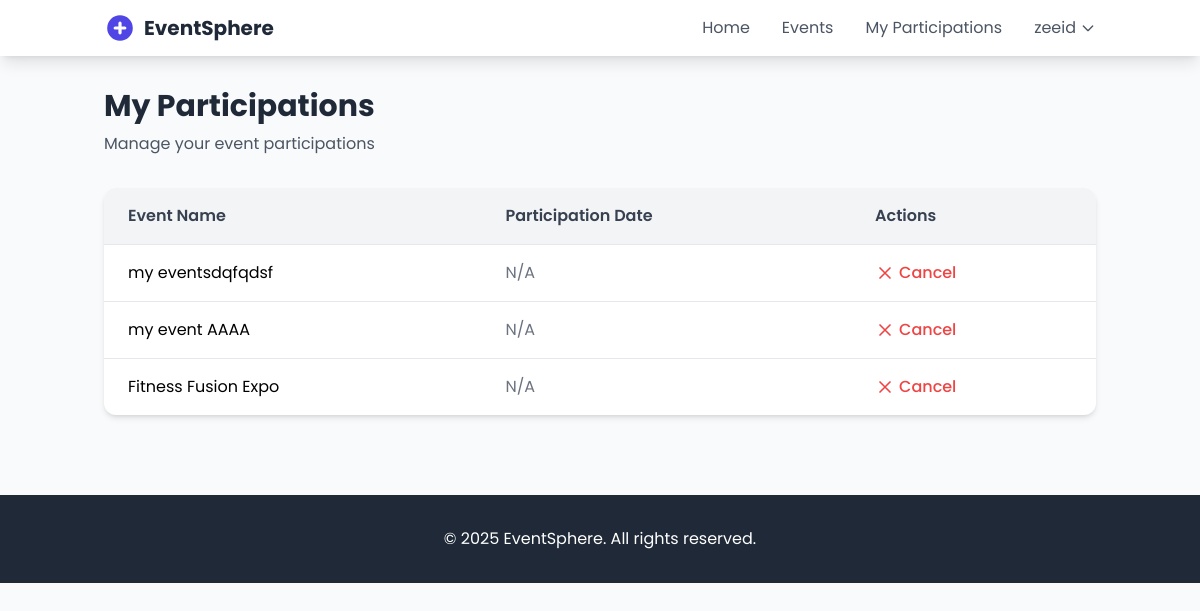
Screenshot of /views/front/my_participations.php (signed in) with the database file from the repository.
### tables this page shows
CREATE TABLE IF NOT EXISTS `participations` (
  `id` int(11) NOT NULL AUTO_INCREMENT,
  `user_id` int(11) DEFAULT NULL,
  `event_id` int(11) DEFAULT NULL,
  PRIMARY KEY (`id`),
  UNIQUE KEY `unique_participation` (`user_id`,`event_id`),
  KEY `event_id` (`event_id`)
);

CREATE TABLE IF NOT EXISTS `events` (
  `id` int(11) NOT NULL AUTO_INCREMENT,
  `name` varchar(100) NOT NULL,
  `description` text,
  `image` varchar(255) DEFAULT NULL,
  `date` datetime NOT NULL,
  `organizer_id` int(11) DEFAULT NULL,
  PRIMARY KEY (`id`),
  KEY `organizer_id` (`organizer_id`)
);

### controllers/ParticipationController.php (called while the page is built, shortened)
<?php
     class ParticipationController {
         private $pdo;
         public function __construct($pdo) {
             $this->pdo = $pdo;
         }
         public function myParticipations() {
             $stmt = $this->pdo->prepare("SELECT p.*, e.name FROM participations p LEFT JOIN events e ON p.event_id = e.id WHERE user_id = ?");
             $stmt->execute([$_SESSION['user']['id']]);
             $participations = $stmt->fetchAll(PDO::FETCH_ASSOC);
             return ['status' => 'success', 'data' => $participations, 'template' => '../front/my_participations.php'];
         }
     }
     ?>

### views/front/my_participations.php (the view, shortened to what this page needs)
<?php
include '../../config.php';
include '../../controllers/ParticipationController.php';
$controller = new ParticipationController($pdo);
$result = $controller->myParticipations();
$participations = $result['data'];
?>
<!DOCTYPE html>
<html lang="en">
<head>
    <script src="https://cdn.tailwindcss.com"></script>
</head>
<body class="bg-gray-50 min-h-screen">
    <?php include 'navbar.php'; ?>
    <main class="container mx-auto px-4 py-8">
        <div class="mb-8">
            <h1 class="text-3xl font-bold text-gray-800 mb-2">My Participations</h1>
            <p class="text-gray-600">Manage your event participations</p>
        </div>
        <div class="bg-white rounded-xl shadow-md overflow-hidden">
            <div class="overflow-x-auto">
                <table class="w-full">
                    <thead>
                        <tr class="bg-gray-100">
                            <th class="py-4 px-6 text-left font-semibold text-gray-700">Event Name</th>
                            <th class="py-4 px-6 text-left font-semibold text-gray-700">Participation Date</th>
                            <th class="py-4 px-6 text-left font-semibold text-gray-700">Actions</th>
                        </tr>
                    </thead>
                    <tbody>
                        <?php foreach ($participations as $p): ?>
                            <tr class="border-t border-gray-200 hover:bg-gray-50">
                                <td class="py-4 px-6"><?php echo htmlspecialchars($p['name']); ?></td>
                                <td class="py-4 px-6 text-gray-500">
                                    <?php echo isset($p['participation_date']) ? htmlspecialchars($p['participation_date']) : 'N/A'; ?>
                                </td>
                                <td class="py-4 px-6">
                                    <form method="POST" action="cancel_participation.php" onsubmit="return confirm('Are you sure you want to cancel your participation in this event?');">
                                        <button type="submit" class="text-red-500 hover:text-red-700 font-medium flex items-center">
                                            <svg xmlns="http://www.w3.org/2000/svg" class="h-5 w-5 mr-1" fill="none" viewBox="0 0 24 24" stroke="currentColor">
                                                <path stroke-linecap="round" stroke-linejoin="round" stroke-width="2" d="M6 18L18 6M6 6l12 12" />
                                            </svg>
                                            Cancel
                                        </button>
                                    </form>
                                </td>
                            </tr>
                        <?php endforeach; ?>
                    </tbody>
                </table>
            </div>
        </div>
    </main>
    <footer class="bg-gray-800 text-white py-8 mt-12">
        <div class="container mx-auto px-4 text-center">
            <p>&copy; 2025 EventSphere. All rights reserved.</p>
        </div>
    </footer>
</body>
</html>

### views/front/my_participations.php (style rules this page uses)
body { font-family: 'Poppins', sans-serif; }

### rows the page displays
participations: event.name "my eventsdqfqdsf"
participations: event.name "my event AAAA"
participations: event.name "Fitness Fusion Expo"

### other values shown
$_SESSION['user']['username'] "zeeid"
